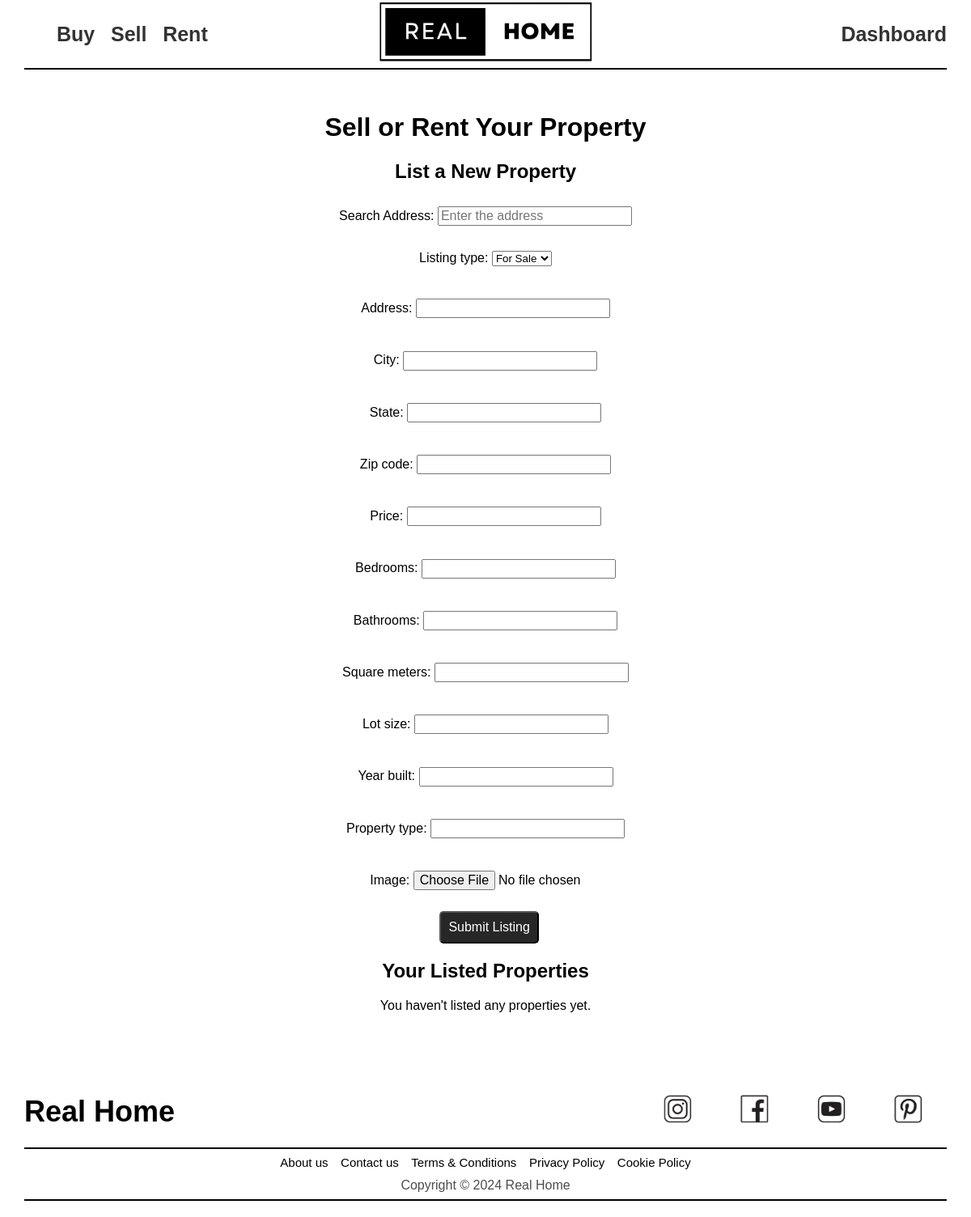
The app's page /sell/ (signed in), older data.
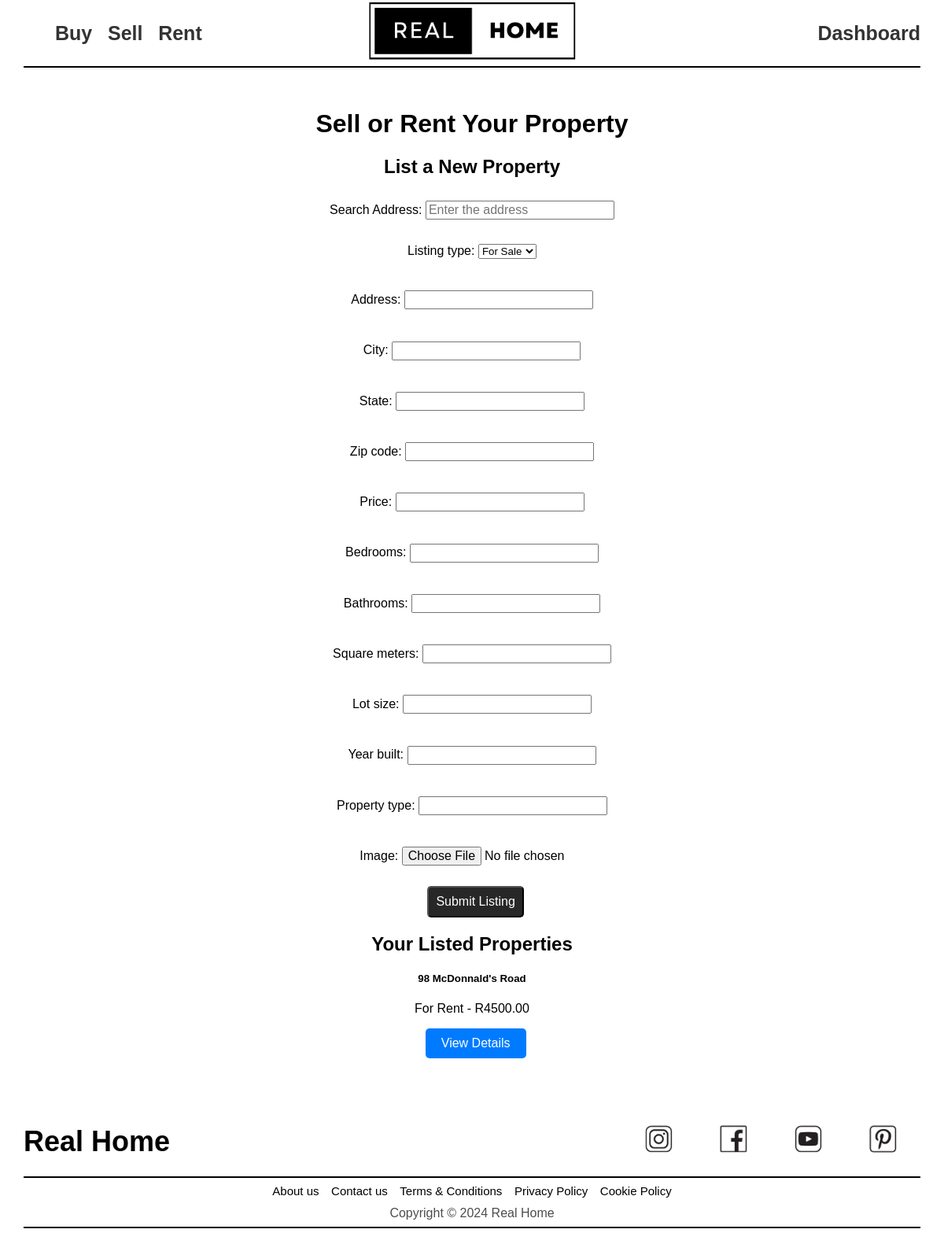
The same page, newer data.
### main/models.py (models this page shows, shortened)
class Property(models.Model):
    LISTING_TYPES = [
        ('sale', 'For Sale'),
        ('rent', 'For Rent'),
    ]
    owner = models.ForeignKey(
        settings.AUTH_USER_MODEL,
        on_delete=models.SET_NULL,
        related_name='properties',
        null=True,
        blank=True
    )
    listing_type = models.CharField(max_length=4, choices=LISTING_TYPES, default='sale')
    address = models.CharField(max_length=255, null=True, blank=True)
    city = models.CharField(max_length=100, null=True, blank=True)
    state = models.CharField(max_length=100, null=True, blank=True)
    zip_code = models.CharField(max_length=20, null=True, blank=True)
    price = models.DecimalField(max_digits=10, decimal_places=2, null=True, blank=True)
    bedrooms = models.IntegerField( null=True, blank=True)
    bathrooms = models.IntegerField( null=True, blank=True)
    square_meters = models.DecimalField(max_digits=10, decimal_places=2, null=True, blank=True)
    lot_size = models.DecimalField(max_digits=10, decimal_places=2, null=True, blank=True)
    year_built = models.IntegerField(null=True, blank=True)
    property_type = models.CharField(max_length=50, null=True, blank=True)
    image = models.ImageField(upload_to='property_images/', null=True, blank=True)
    latitude = models.DecimalField(max_digits=9, decimal_places=6, null=True, blank=True)
    longitude = models.DecimalField(max_digits=9, decimal_places=6, null=True, blank=True)
    created_at = models.DateTimeField(auto_now_add=True, null=True, blank=True)
    realtor = models.ForeignKey(
        'realtors.Realtor',
        on_delete=models.SET_NULL,
        null=True,
        blank=True,
        related_name='properties'
    )

### main/views.py (the view)
# urls.py: path('sell/', views.sell, name='sell'),
@login_required(login_url='auth:login')
def sell(request):
    if not request.user.is_authenticated:
        return redirect('auth:login')
    if request.method == 'POST':
        form = PropertyForm(request.POST, request.FILES)
        if form.is_valid():
            property = form.save(commit=False)
            property.owner = request.user
            property.save()
            return redirect('main:details', property_id=property.id)
    else:
        form = PropertyForm()
    user_properties = Property.objects.filter(owner=request.user)
    context = {
        'form': form,
        'user_properties': user_properties,
    }
    return render(request, 'pages/sell_page.html', context)

### templates/pages/Sell_Page.html (shortened to what this page needs)
{% extends 'base.html' %}
{% load static %}
{% block content %}
<div class="container">
    <h1 class="my-4">Sell or Rent Your Property</h1>
    <div class="row">
        <div class="col-md-6">
            <h2>List a New Property</h2>
            <form method="post" enctype="multipart/form-data">
                <label for="address">Search Address:</label>
                <input type="text" id="address" name="address" class="form-control mb-3" placeholder="Enter the address" required>
                {{ form.as_p }}
                <button type="submit" class="btn btn-primary">Submit Listing</button>
            </form>
        </div>
        <div class="col-md-6">
            <h2>Your Listed Properties</h2>
            <div id="property-list">
                {% for property in user_properties %}
                    <div class="card mb-3">
                        <div class="card-body">
                            <h5 class="card-title">{{ property.address }}</h5>
                            <p class="card-text">
                                {{ property.get_listing_type_display }} - R{{ property.price }}
                            </p>
                            <a href="{% url 'main:details' property.id %}" class="btn btn-info">View Details</a>
                        </div>
                    </div>
                {% empty %}
                    <p>You haven't listed any properties yet.</p>
                {% endfor %}
            </div>
        </div>
    </div>
</div>
{% endblock %}

### templates/base.html (shortened to what this page needs)
{% load static %}
<!DOCTYPE html>
<html lang="en">
    <head>
        <link rel="stylesheet" href="{% static 'css/RealHome.css' %}">
    </head>
    <body>
        {% include 'basics/header.html' %}
        <main>
            {% block content %}
            {% endblock %}
        </main>
        {% include 'basics/footer.html' %}
    </body>
</html>

### templates/basics/header.html
{% load static %}
<div class="header">
    <div class="nav">
        <ul class="nav__list">
            <li class="nav__item">
                <a href="{% url 'main:buy' %}" class="nav__link">Buy</a>
            </li>
            <li class="nav__item">
                <a href="{% url 'main:sell' %}" class="nav__link">Sell</a>
            </li>
            <li class="nav__item">
                <a href="{% url 'main:rent' %}" class="nav__link">Rent</a>
            </li>
        </ul>
        <div class="logo-main">
            <a href="{% url 'main:home' %}">
                <img src="{% static 'Images/RealHomeLogo.png' %}" alt="RealHome" class="logo-main__image">
            </a>
        </div>
        <div class="sign-in">
            {% if user.is_authenticated %}
                <a href="{% url 'auth:dashboard' %}" class="sign-in__link">Dashboard</a>
            {% else %}
                <a href="{% url 'auth:register' %}" class="sign-in__link">Sign in</a>
            {% endif %}
        </div>
    </div>
</div>

### templates/basics/footer.html
{% load static %}
<footer class="footer">
    <div class="footer-row">
        <div class="footer-row-title"><b>Real Home</b></div>
        <div class="footer-social-icons-row">
            <a href="https://www.instagram.com/?hl=en"><img
                    src="{% static 'Images/Instagram-Icon.png' %}"
                    alt="Instagram" class="footer-social-icons"></a>
            <a href="https://web.facebook.com/?_rdc=1&_rdr"><img
                    src="{% static 'Images/Fackebook-Icon.png' %}"
                    alt="Facebook" class="footer-social-icons"></a>
            <a href="https://www.youtube.com/#!:"><img
                    src="{% static 'Images/Youtube-Icon.png' %}" alt="Youtube"
                    class="footer-social-icons"></a>
            <a href="https://za.pinterest.com/"><img
                    src="{% static 'Images/Pintrest-Icon.png' %}"
                    alt="Pinterest" class="footer-social-icons"></a>
        </div>
    </div>
    <hr color="black">
    <div class="footer-subtext">
        <a href="{% url 'main:about' %}" class="footer-links">About us</a>
        <a href="{% url 'main:contactUs' %}" class="footer-links">Contact us</a>
        <a href="{% url 'main:terms' %}" class="footer-links">Terms &
            Conditions</a>
        <a href="{%url 'main:privacy' %}" class="footer-links">Privacy Policy</a>
        <a href="{% url 'main:cookies' %}" class="footer-links">Cookie Policy</a>
    </div>
    <div class="footer-copyright-lable">
        Copyright © 2024 Real Home
    </div>
    <hr color="black">
</footer>

### static/css/RealHome.css (style rules this page uses)
html { height: 100%; box-sizing: border-box; }
body { background-color: white; font-family: Arial, sans-serif; margin: 0; padding: 0; position: relative; min-height: 100%; padding-bottom: 6.74rem; box-sizing: inherit; }
.header { background-color: white; margin: 0% 2.5% 1%; }
.nav { display: grid; grid-template-columns: 1fr auto 1fr; align-items: center; border-bottom: 2px solid #000000; }
.nav__list { display: flex; align-items: center; list-style-type: none; }
.nav__item { margin-right: 5%; }
.nav__link { font-size: 25px; font-weight: bold; text-decoration: none; color: #333; }
.logo-main { display: flex; align-items: center; font-weight: bold; }
.logo-main__image { height: 80px; }
.sign-in { text-align: right; display: flex; justify-content: right; }
.sign-in__link { font-size: 25px; font-weight: bold; text-decoration: none; color: #333; background-color: white; background-size: auto; }
footer { right: 0; left: 0; bottom: 0; position: absolute; }
.footer { background-color: white; color: black; padding: 0% 2.5% 1% 2.5%; }
.footer-row { padding: 1% 0% 1%; display: flex; justify-content: space-betweens; }
.footer-row-title { font-size: 36px; display: flex; float: left; width: 80%; height: 45px; }
.footer-social-icons-row { display: flex; Justify-content: space-between; height: 45px; }
.footer-social-icons { height: 35px; width: 35px; padding: 0% 30px; }
.footer-subtext { font-size: 15px; text-align: center; }
.footer-links { text-decoration: none; color: black; display: inline; padding: 0 .5% 0; }
.footer-copyright-lable { color: #4d4d4d; padding: 1% 0 0; text-align: center; }
.contact-us label, input, textarea { margin: 1% 0; font-size: medium; width: 35%; }
.container { max-width: 1200px; margin: 0 auto; text-align: center; padding: 20px; }
.row { padding: 0% 10%; padding-bottom: 6.74em; }
.row input { width: 25%; }
.row button { font-size: medium; background-color: #272727; color: white; padding: 1%; }
.form-control { margin-bottom: 15px; }
.card { transition: transform 0.3s; }
.btn { display: inline-block; padding: 10px 20px; background-color: #007bff; color: white; text-decoration: none; border-radius: 5px; transition: background-color 0.3s; margin-left: 1%; }

Row changes from the older to the newer data that the page shows:
added Property: address "98 McDonnald's Road", listing_type "For Rent", price "4500.00"
Text that changed along with them:
text no longer shown: "You haven't listed any properties yet."
